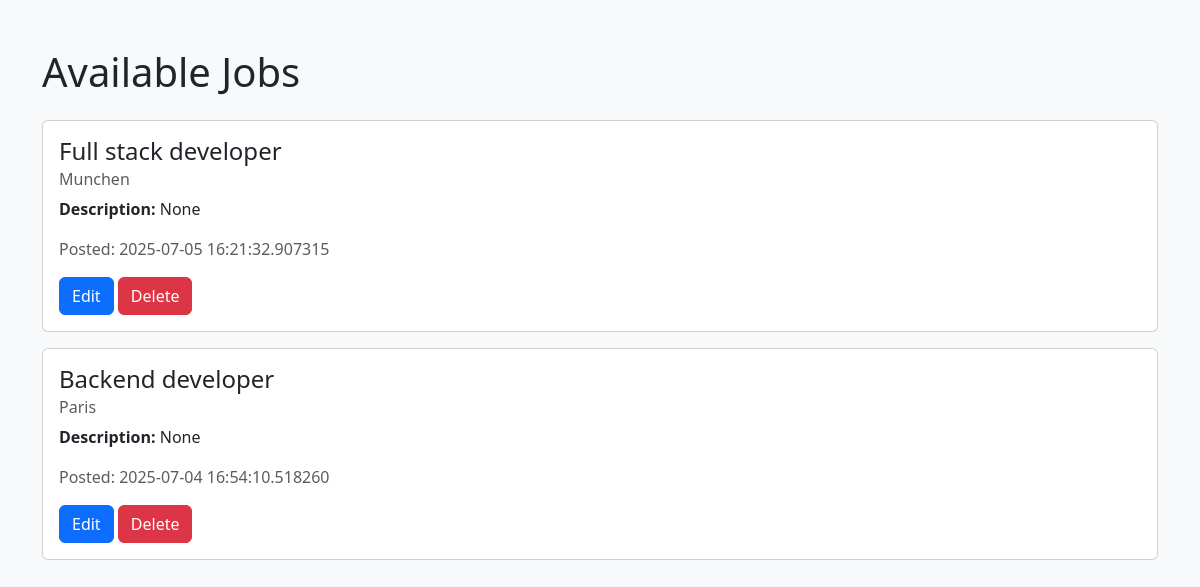
The app's page /view-jobs, older data.
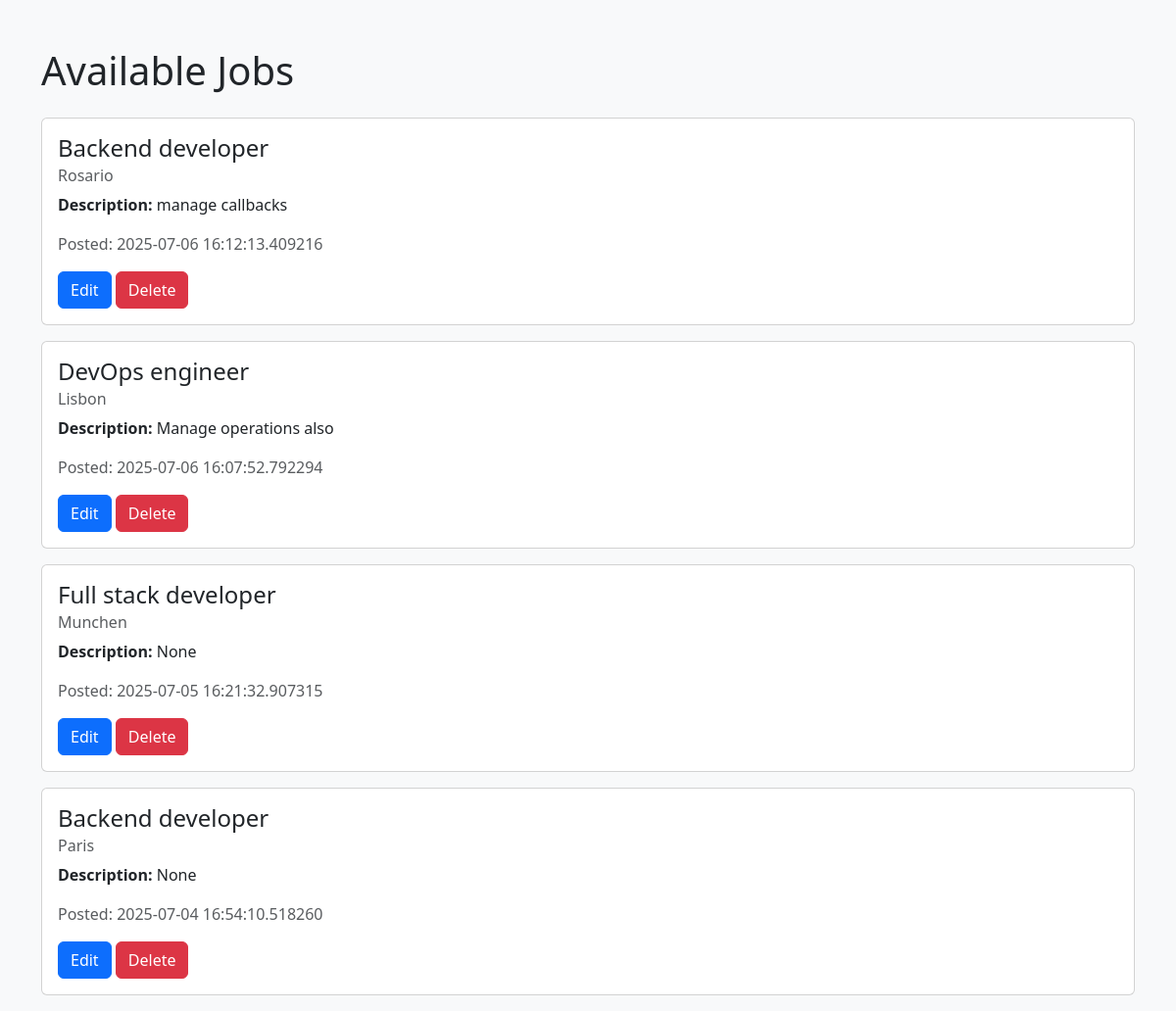
The same page, newer data.
### app.py (models this page shows)
class Job(db.Model):
    id = db.Column(db.Integer, primary_key=True)
    title = db.Column(db.String(100), nullable=False)
    location = db.Column(db.String(100), nullable=False)
    description = db.Column(db.Text, nullable=True)
    created_at = db.Column(db.DateTime, default=datetime.utcnow)

### app.py (the view)
@app.route('/view-jobs')
def view_jobs():
    jobs = Job.query.order_by(Job.created_at.desc()).all()
    return render_template('jobs.html', jobs=jobs)

### templates/jobs.html (shortened to what this page needs)
<!DOCTYPE html>
<html>
<head>
    <link rel="stylesheet" href="https://cdn.jsdelivr.net/npm/bootstrap@5.3.0/dist/css/bootstrap.min.css">
</head>
<body class="bg-light">
    <div class="container mt-5">
        <h1 class="mb-4">Available Jobs</h1>
        {% for job in jobs %}
            <div class="card mb-3">
                <div class="card-body">
                    <h4 class="card-title">{{ job.title }}</h4>
                    <h6 class="card-subtitle text-muted mb-2">{{ job.location }}</h6>
                    <p class="card-text"><strong>Description:</strong> {{ job.description }}</p>
                    <p class="card-text text-muted">Posted: {{ job.created_at or "Not available" }}</p>
                    <a href="/edit-job/{{ job.id }}" class="btn btn-primary">Edit</a>
                    <form action="/delete-job/{{ job.id }}" method="POST" style="display:inline;">
                        <button type="submit" class="btn btn-danger">Delete</button>
                    </form>
                </div>
            </div>
        {% else %}
            <p>No jobs available.</p>
        {% endfor %}
    </div>
</body>
</html>

Row changes from the older to the newer data that the page shows:
added Job: title "Backend developer", location "Rosario", description "manage callbacks", created_at "2025-07-06 16:12:13.409216"
added Job: title "DevOps engineer", location "Lisbon", description "Manage operations also", created_at "2025-07-06 16:07:52.792294"
